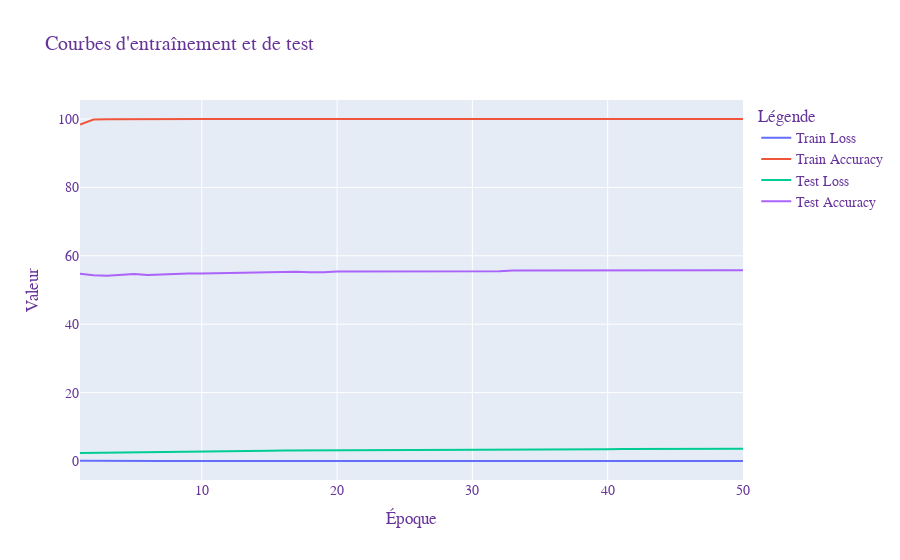

The cell this chart's notebook holds for it:
### Code cell
import plotly.graph_objects as go

# Créer les traces pour les courbes d'entraînement et de test
trace_train_loss = go.Scatter(x=list(range(1, num_epochs+1)), y=train_losses, mode='lines', name='Train Loss')
trace_train_acc = go.Scatter(x=list(range(1, num_epochs+1)), y=train_accuracies, mode='lines', name='Train Accuracy')
trace_test_loss = go.Scatter(x=list(range(1, num_epochs+1)), y=test_losses, mode='lines', name='Test Loss')
trace_test_acc = go.Scatter(x=list(range(1, num_epochs+1)), y=test_accuracies, mode='lines', name='Test Accuracy')

# Créer la figure
fig = go.Figure()
fig.add_trace(trace_train_loss)
fig.add_trace(trace_train_acc)
fig.add_trace(trace_test_loss)
fig.add_trace(trace_test_acc)

# Configurer le layout
fig.update_layout(
    title='Courbes d\'entraînement et de test',
    xaxis_title='Époque',
    yaxis_title='Valeur',
    legend_title="Légende",
    font=dict(
        family="Courier New, monospace",
        size=14,
        color="RebeccaPurple"
    )
)

# Afficher le graphique
fig.show()

### Figure 1 — Plotly figure (JSON) as saved in the notebook; plotly's stock layout.template omitted (floating-point values rounded to 4 significant figures)
{"data": [{"mode": "lines", "name": "Train Loss", "type": "scatter", "x": [1, 2, 3, 4, 5, 6, 7, 8, 9, 10, 11, 12, 13, 14, 15, 16, 17, 18, 19, 20, 21, 22, 23, 24, 25, 26, 27, 28, 29, 30, 31, 32, 33, 34, 35, 36, 37, 38, 39, 40, 41, 42, 43, 44, 45, 46, 47, 48, 49, 50], "y": [0.05687, 0.01623, 0.01141, 0.008921, 0.007274, 0.006092, 0.005176, 0.004477, 0.003913, 0.003445, 0.003051, 0.002725, 0.002448, 0.00221, 0.002006, 0.001831, 0.001679, 0.001543, 0.001425, 0.001322, 0.00123, 0.00115, 0.001076, 0.001011, 0.0009522, 0.0008992, 0.000851, 0.0008073, 0.0007677, 0.0007308, 0.0006971, 0.0006658, 0.0006369, 0.0006101, 0.0005854, 0.0005621, 0.0005406, 0.0005206, 0.0005017, 0.0004842, 0.0004675, 0.0004521, 0.0004374, 0.0004237, 0.0004107, 0.0003983, 0.0003866, 0.0003756, 0.000365, 0.0003549]}, {"mode": "lines", "name": "Train Accuracy", "type": "scatter", "x": [1, 2, 3, 4, 5, 6, 7, 8, 9, 10, 11, 12, 13, 14, 15, 16, 17, 18, 19, 20, 21, 22, 23, 24, 25, 26, 27, 28, 29, 30, 31, 32, 33, 34, 35, 36, 37, 38, 39, 40, 41, 42, 43, 44, 45, 46, 47, 48, 49, 50], "y": [98.36, 99.82, 99.89, 99.93, 99.96, 99.96, 99.96, 99.96, 99.96, 99.96, 99.96, 99.96, 99.96, 99.96, 100, 100, 100, 100, 100, 100, 100, 100, 100, 100, 100, 100, 100, 100, 100, 100, 100, 100, 100, 100, 100, 100, 100, 100, 100, 100, 100, 100, 100, 100, 100, 100, 100, 100, 100, 100]}, {"mode": "lines", "name": "Test Loss", "type": "scatter", "x": [1, 2, 3, 4, 5, 6, 7, 8, 9, 10, 11, 12, 13, 14, 15, 16, 17, 18, 19, 20, 21, 22, 23, 24, 25, 26, 27, 28, 29, 30, 31, 32, 33, 34, 35, 36, 37, 38, 39, 40, 41, 42, 43, 44, 45, 46, 47, 48, 49, 50], "y": [2.375, 2.435, 2.503, 2.567, 2.626, 2.681, 2.731, 2.777, 2.819, 2.859, 2.896, 2.931, 2.964, 2.996, 3.025, 3.053, 3.08, 3.105, 3.129, 3.152, 3.174, 3.195, 3.216, 3.235, 3.254, 3.272, 3.289, 3.306, 3.322, 3.338, 3.353, 3.368, 3.382, 3.396, 3.409, 3.422, 3.435, 3.447, 3.459, 3.471, 3.482, 3.494, 3.505, 3.515, 3.526, 3.536, 3.546, 3.555, 3.565, 3.574]}, {"mode": "lines", "name": "Test Accuracy", "type": "scatter", "x": [1, 2, 3, 4, 5, 6, 7, 8, 9, 10, 11, 12, 13, 14, 15, 16, 17, 18, 19, 20, 21, 22, 23, 24, 25, 26, 27, 28, 29, 30, 31, 32, 33, 34, 35, 36, 37, 38, 39, 40, 41, 42, 43, 44, 45, 46, 47, 48, 49, 50], "y": [54.75, 54.33, 54.17, 54.42, 54.67, 54.42, 54.58, 54.75, 54.83, 54.83, 54.92, 54.92, 55.08, 55.08, 55.17, 55.25, 55.33, 55.17, 55.17, 55.42, 55.42, 55.42, 55.5, 55.5, 55.58, 55.5, 55.5, 55.5, 55.5, 55.5, 55.5, 55.5, 55.67, 55.67, 55.67, 55.67, 55.67, 55.67, 55.58, 55.58, 55.67, 55.67, 55.67, 55.75, 55.58, 55.67, 55.75, 55.75, 55.75, 55.75]}], "layout": {"autosize": true, "font": {"color": "RebeccaPurple", "family": "Courier New, monospace", "size": 14}, "legend": {"title": {"text": "Légende"}}, "title": {"text": "Courbes d'entraînement et de test"}, "xaxis": {"autorange": true, "range": [1, 50], "title": {"text": "Époque"}, "type": "linear"}, "yaxis": {"autorange": true, "range": [-5.555, 105.6], "title": {"text": "Valeur"}, "type": "linear"}}}
